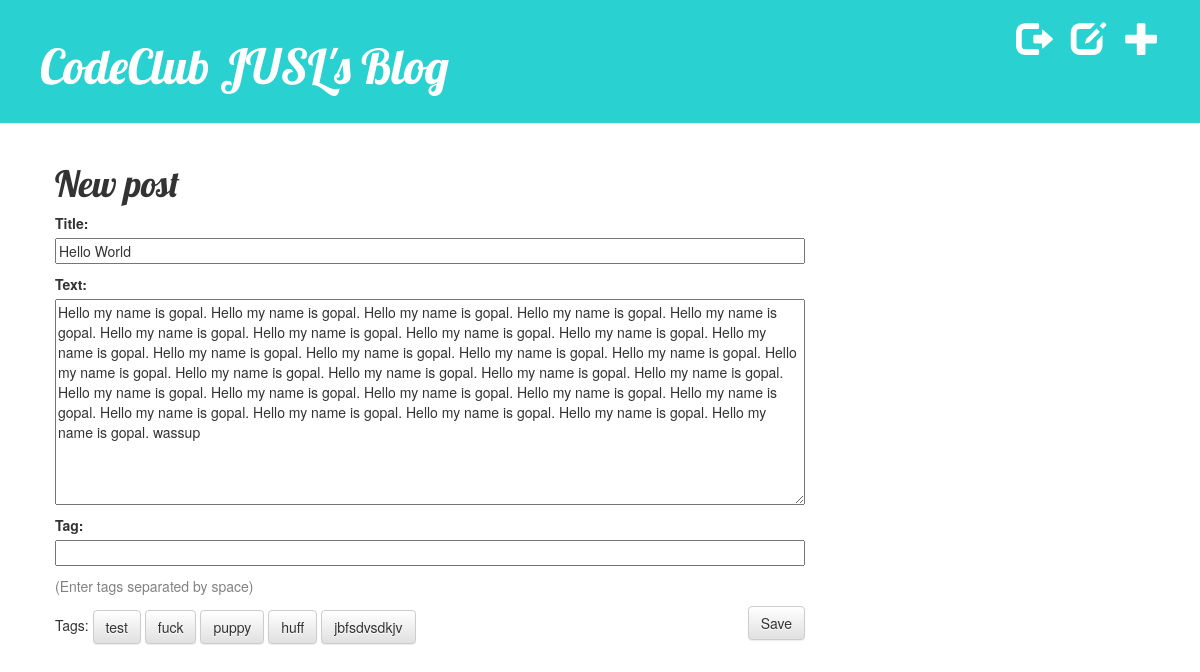
/post/4/edit/ (signed in), run on the app's committed database.
### blog/models.py (models this page shows, shortened)
class Post(models.Model):
    author = models.ForeignKey('auth.User')
    title = models.CharField(max_length=200)
    text = models.TextField()
    created_date = models.DateTimeField(
            default=timezone.now)
    published_date = models.DateTimeField(
            blank=True, null=True)
    tags = models.ManyToManyField('blog.Tag', related_name='posts')

class Tag(models.Model):
    name = models.TextField()

### blog/views.py (the view)
# urls.py: url(r'^post/(?P<pk>\d+)/edit/$', views.post_edit, name='post_edit'),
@login_required
def post_edit(request, pk):
    post = get_object_or_404(Post, pk=pk)
    tags = post.tags.all()
    if request.method == "POST":
        form = PostForm(request.POST, instance=post)
        if form.is_valid():
            post = form.save(commit=False)
            tag_names = request.POST['tag'].strip().split()
            for tag_name in tag_names:
                tag_name = tag_name.strip()
                tag = Tag.objects.filter(name=tag_name)
                if not tag :
                    tag = Tag.objects.create(name=tag_name)
                else:
                    tag = tag[0]
                post.tags.add(tag)
            post.author = request.user
            post.save()
            return redirect('post_detail', pk=post.pk)
    else:
        form = PostForm(instance=post)
    return render(request, 'blog/post_edit.html', {'form': form, 'tags': tags})

### blog/forms.py
class PostForm(forms.ModelForm):
    tag = forms.CharField()
    class Meta:
        model = Post
        fields = ('title', 'text',)

### blog/templates/blog/post_edit.html
{% extends 'blog/base.html' %}
{% block content %}
    <h1>New post</h1>
    <form method="POST" class="post-form">{% csrf_token %}
        {{ form.as_p }}
        <p class="date">(Enter tags separated by space)</p>
        <button type="submit" class="save btn btn-default">Save</button>
    </form>
        {% if tags %}
            <span>Tags:</span>
            {% for tag in tags %}
                <a class="btn btn-default" href="#">{{ tag.name }}</a>
            {% endfor %}
        {% endif %}
{% endblock %}

### blog/static/css/blog.css (style rules this page uses)
h1, h2, h3, h4 { font-family: 'Lobster', cursive; }
.date { color: #828282; margin-bottom: 10px; }
.save { float: right; }
.post-form textarea, .post-form input { width: 100%; }

### data on the page
Post: title "Hello World", text "Hello my name is gopal. Hello my name is gopal. Hello my name is gopal. Hello my name is gopal. Hello my name is gopal. Hello my name is gopal. Hello my name is gopal. Hello my name is gopal. Hello my name is gopal. Hello my name is gopal. Hello my name is gopal. Hello my name is gopal. Hello my name is gopal. Hello my name is gopal. Hello my name is gopal. Hello my name is gopal. Hello my name is gopal. Hello my name is gopal. Hello my name is gopal. Hello my name is gopal. Hello my name is gopal. Hello my name is gopal. Hello my name is gopal. Hello my name is gopal. Hello my name is gopal. Hello my name is gopal. Hello my name is gopal. Hello my name is gopal. Hello my name is gopal.…"
Tag: name "test"
Tag: name "fuck"
Tag: name "puppy"
Tag: name "huff"
Tag: name "jbfsdvsdkjv"
